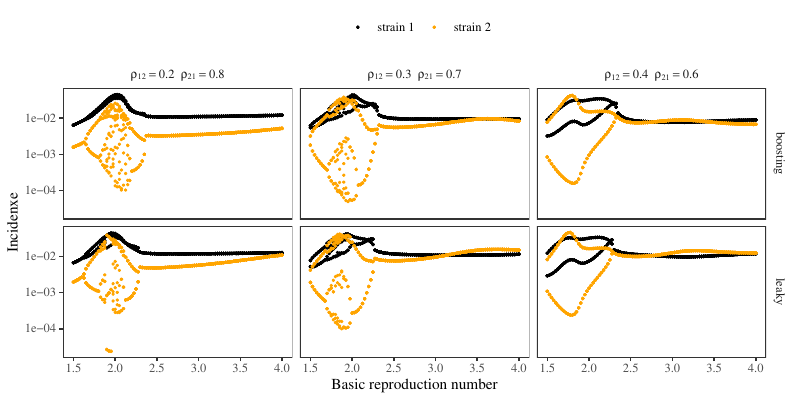

The script that saved this image:
library(dplyr)
library(ggplot2); theme_set(theme_bw(base_family="Times"))
load("../simulate_bifurcation/simulate_bifurcation_rho.rda")

meanrho <- 0.5
simulate_bifurcation_rho2 <- simulate_bifurcation_rho %>%
    mutate(
        scenario=paste0("rho[12]==", meanrho-rhodiff, "~~rho[21]==", meanrho+rhodiff)
    )

simulate_bifurcation_rho3 <- simulate_bifurcation_rho2 %>%
    filter(time %% 52 ==0)

g1 <- ggplot(simulate_bifurcation_rho3) +
    geom_point(aes(R0, incidence1, col="strain 1"), size=0.5) +
    geom_point(aes(R0, incidence2, col="strain 2"), size=0.5) +
    scale_x_continuous("Basic reproduction number") +
    scale_y_log10("Incidenxe") +
    scale_color_manual(values=c("black", "orange")) +
    facet_grid(model~scenario, labeller = label_parsed) +
    theme(
        panel.grid = element_blank(),
        legend.position = "top",
        legend.title = element_blank(),
        strip.background = element_blank()
    )

ggsave("figure_bifurcation.pdf", g1, width=8, height=4)

simulate_bifurcation_rho_min <- simulate_bifurcation_rho2 %>%
    group_by(model, scenario, R0) %>%
    summarize(
        min1=min(prevalence1),
        min2=min(prevalence2)
    )

ggplot(simulate_bifurcation_rho_min) +
    geom_point(aes(R0, min1, col="strain 1"), size=0.5) +
    geom_point(aes(R0, min2, col="strain 2"), size=0.5) +
    scale_x_continuous("Basic reproduction number") +
    scale_y_log10("Epidemic trough") +
    scale_color_manual(values=c("black", "orange")) +
    facet_grid(model~scenario, labeller = label_parsed) +
    theme(
        legend.position = "top",
        legend.title = element_blank(),
        strip.background = element_blank()
    )
